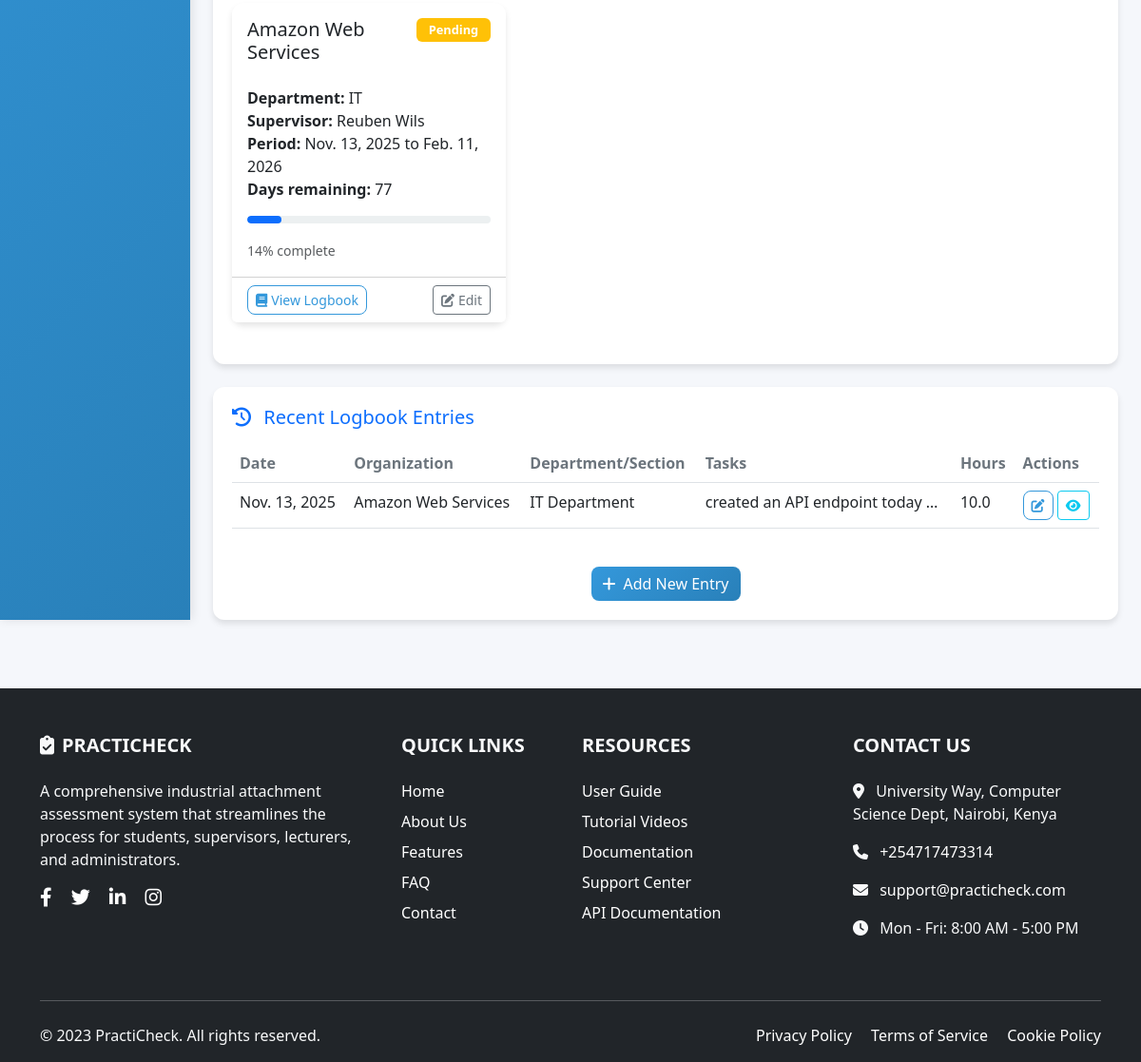
/attachments/ (signed in, lower part), run on an earlier commit of the app's database.
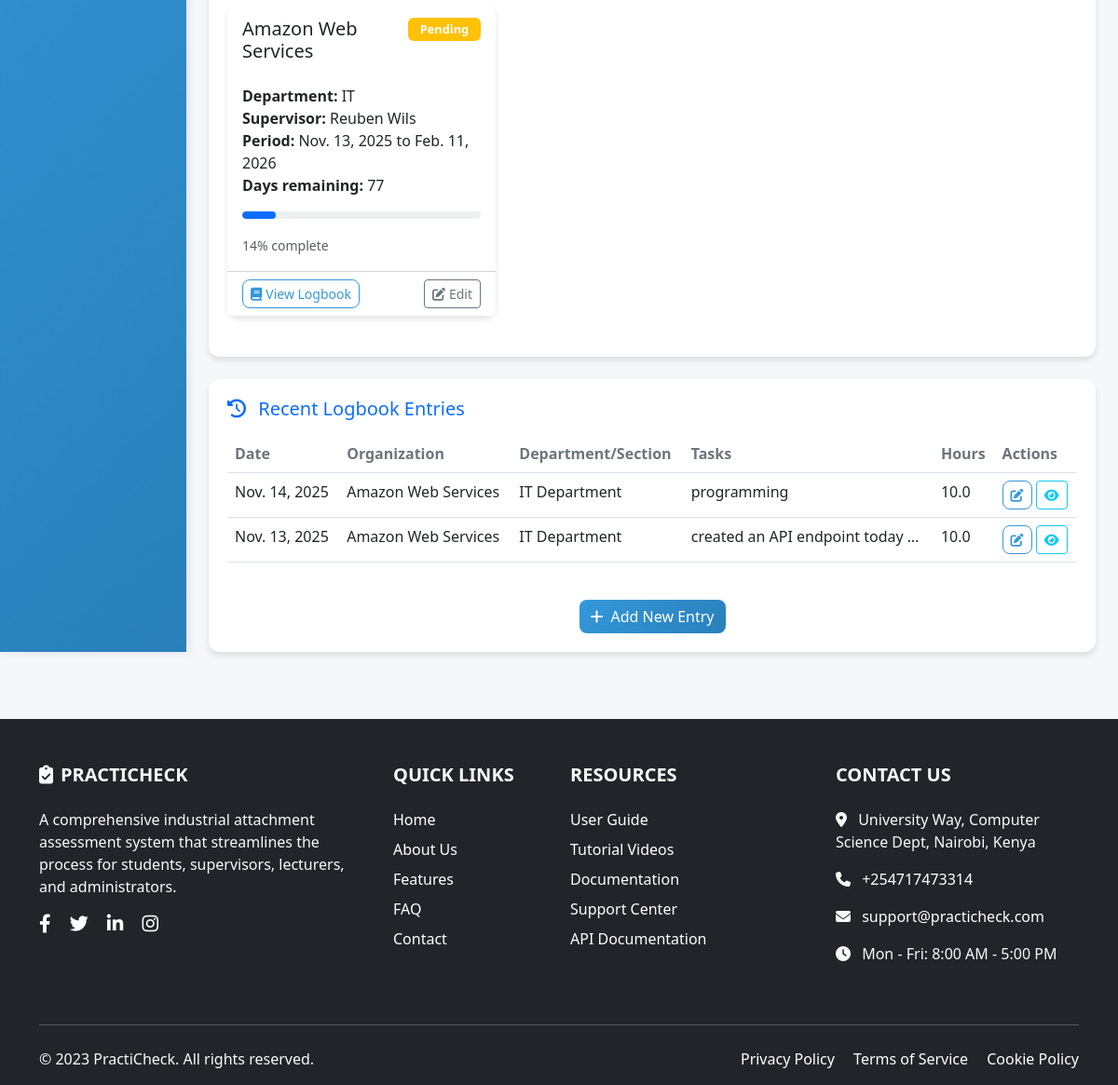
And on a later commit of the database.
### attachments/models.py (models this page shows, shortened)
class Attachment(models.Model):
    student = models.ForeignKey(User, on_delete=models.CASCADE, related_name='attachments')
    industry = models.ForeignKey(Industry, on_delete=models.SET_NULL, null=True, blank=True)
    organization = models.CharField(max_length=200)
    department = models.CharField(max_length=100, blank=True)
    supervisor_name = models.CharField(max_length=100)
    supervisor_email = models.EmailField(blank=True)
    supervisor_phone = models.CharField(max_length=15, blank=True)
    start_date = models.DateField()
    end_date = models.DateField()
    report = models.FileField(upload_to="reports/", blank=True, null=True)
    status = models.CharField(max_length=20, choices=(
        ('pending', 'Pending Approval'),
        ('approved', 'Approved'),
        ('ongoing', 'Ongoing'),
        ('completed', 'Completed'),
        ('cancelled', 'Cancelled'),
    ), default='pending')
    created_at = models.DateTimeField(auto_now_add=True)
    updated_at = models.DateTimeField(auto_now=True)
    class Meta:
        constraints = [
            models.UniqueConstraint(fields=['student'], name='unique_student_attachment')
        ]
    @property
    def is_active(self):
        if not self.start_date or not self.end_date:
            return False
        today = timezone.now().date()
        return self.start_date <= today <= self.end_date and self.status in ['approved', 'ongoing']
    @property
    def days_completed(self):
        if not self.start_date or not self.end_date:
            return 0
        today = timezone.now().date()
        if today < self.start_date:
            return 0
        elif today > self.end_date:
            return (self.end_date - self.start_date).days
        else:
            return (today - self.start_date).days
    @property
    def total_days(self):
        if not self.start_date or not self.end_date:
            return 0
        return (self.end_date - self.start_date).days
    @property
    def days_remaining(self):
        if not self.start_date or not self.end_date:
            return 0
        today = timezone.now().date()
        if today < self.start_date:
            return (self.end_date - self.start_date).days
        elif today > self.end_date:
            return 0
        else:
            return (self.end_date - today).days

class LogbookEntry(models.Model):
    attachment = models.ForeignKey(Attachment, on_delete=models.CASCADE, related_name='logbook_entries')
    entry_date = models.DateField()
    department_section = models.CharField(max_length=100, help_text="Department or section where you worked today")
    tasks = models.TextField(help_text="Tasks you worked on today")
    skills_learned = models.TextField(help_text="New skills or knowledge gained")
    achievements = models.TextField(blank=True, help_text="Notable achievements or accomplishments")
    challenges = models.TextField(blank=True, help_text="Challenges faced and how you addressed them")
    hours_worked = models.DecimalField(max_digits=4, decimal_places=1, validators=[MinValueValidator(0.5), MaxValueValidator(24)])
    supervisor_comments = models.TextField(blank=True)
    edit_count = models.IntegerField(default=0, validators=[MaxValueValidator(2)])
    created_at = models.DateTimeField(auto_now_add=True)
    updated_at = models.DateTimeField(auto_now=True)
    class Meta:
        ordering = ['-entry_date']
        unique_together = ['attachment', 'entry_date']
    def can_edit(self):
        return self.edit_count < 2

### attachments/views.py (the view)
# urls.py: path('', views.dashboard, name='dashboard'),
@login_required
def dashboard(request):
    attachments = Attachment.objects.filter(student=request.user)
    recent_entries = LogbookEntry.objects.filter(attachment__student=request.user).order_by('-entry_date')[:5]
    context = {
        'attachments': attachments,
        'recent_entries': recent_entries,
        "today": timezone.now().date(),
    }
    return render(request, 'attachments/dashboard.html', context)

### accounts/context_processors.py (called while the page is built)
def user_type(request):
    return {
        'user_type': request.user.user_type if request.user.is_authenticated else None,
        'user_type_display': request.user.get_user_type_display() if request.user.is_authenticated else None,
    }

### accounts/models.py (called while the page is built)
    def get_user_type_display(self):
        return dict(self.USER_TYPE_CHOICES).get(self.user_type, "Unknown")

### attachments/templates/attachments/dashboard.html (shortened to what the changed rows need)
{% extends 'base_student.html' %}
{% load static %}
{% block extra_css %}
<link rel="stylesheet" href="{% static 'css/dashboard.css' %}">
{% endblock %}
{% block content %}
<div class="container-fluid py-4">
    <div class="row">
        <main class="col-lg-10 col-md-9 ms-sm-auto px-md-4">
            <div class="row mb-4">
                <div class="col-12">
                    <div class="metric-card">
                        <div class="card-body p-0">
                            {% if attachments %}
                                <div class="row">
                                    {% for attachment in attachments %}
                                    <div class="col-lg-6 col-xl-4 mb-4">
                                        <div class="card attachment-card h-100">
                                            <div class="card-body">
                                                <div class="d-flex justify-content-between align-items-start mb-3">
                                                    <h5 class="card-title">{{ attachment.organization }}</h5>
                                                    {% if attachment.end_date and attachment.end_date < today %}
                                                        <span class="status-badge badge bg-success">Completed</span>
                                                    {% else %}
                                                        <span class="status-badge badge bg-{% if attachment.status == 'approved' %}success{% elif attachment.status == 'pending' %}warning{% elif attachment.status == 'ongoing' %}info{% else %}secondary{% endif %}">
                                                            {{ attachment.status|title }}
                                                        </span>
                                                    {% endif %}
                                                </div>
                                                <p class="card-text">
                                                    <strong>Department:</strong> {{ attachment.department|default:"Not specified" }}<br>
                                                    <strong>Supervisor:</strong> {{ attachment.supervisor_name }}<br>
                                                    <strong>Period:</strong> {{ attachment.start_date }} to {{ attachment.end_date }}<br>
                                                    <strong>Days remaining:</strong> {{ attachment.days_remaining }}
                                                </p>
                                                <div class="progress mb-3" style="height: 8px;">
                                                    {% widthratio attachment.days_completed attachment.total_days 100 as progress %}
                                                    <div class="progress-bar
                                                        {% if attachment.end_date and attachment.end_date < today %} bg-success {% endif %}"
                                                        role="progressbar"
                                                        style="width: {{ progress }}%;"
                                                        aria-valuenow="{{ progress }}"
                                                        aria-valuemin="0"
                                                        aria-valuemax="100"></div>
                                                </div>
                                                <small class="text-muted">
                                                    {% if attachment.end_date and attachment.end_date < today %}
                                                        100% complete
                                                    {% else %}
                                                        {{ progress }}% complete
                                                    {% endif %}
                                                </small>
                                            </div>
                                            <div class="card-footer bg-white">
                                                <div class="d-flex justify-content-between">
                                                    <a href="{% url 'attachments:logbook' attachment_id=attachment.id %}"
                                                       class="btn btn-sm btn-outline-primary">
                                                        <i class="fas fa-book me-1"></i>View Logbook
                                                    </a>
                                                    {% if attachment.status == 'pending' or attachment.status == 'approved' %}
                                                    <a href="{% url 'attachments:edit_attachment' attachment_id=attachment.id %}"
                                                       class="btn btn-sm btn-outline-secondary">
                                                        <i class="fas fa-edit me-1"></i>Edit
                                                    </a>
                                                    {% endif %}
                                                </div>
                                            </div>
                                        </div>
                                    </div>
                                    {% endfor %}
                                </div>
                            {% endif %}
                        </div>
                    </div>
                </div>
            </div>
            {% if recent_entries %}
            <div class="row">
                <div class="col-12">
                    <div class="metric-card">
                        <div class="card-body p-0">
                            <div class="table-responsive">
                                <table class="table table-hover">
                                    <thead>
                                        <tr>
                                            <th>Date</th>
                                            <th>Organization</th>
                                            <th>Department/Section</th>
                                            <th>Tasks</th>
                                            <th>Hours</th>
                                            <th>Actions</th>
                                        </tr>
                                    </thead>
                                    <tbody>
                                        {% for entry in recent_entries %}
                                        <tr>
                                            <td>{{ entry.entry_date }}</td>
                                            <td>{{ entry.attachment.organization }}</td>
                                            <td>{{ entry.department_section }}</td>
                                            <td>{{ entry.tasks|truncatewords:5 }}</td>
                                            <td>{{ entry.hours_worked }}</td>
                                            <td>
                                                <a href="{% url 'attachments:edit_logbook_entry' entry_id=entry.id %}"
                                                   class="btn btn-sm btn-outline-primary {% if not entry.can_edit %}disabled{% endif %}"
                                                   {% if not entry.can_edit %}title="Maximum edits reached"{% endif %}>
                                                    <i class="fas fa-edit"></i>
                                                </a>
                                                <a href="{% url 'attachments:logbook' attachment_id=entry.attachment.id %}" class="btn btn-sm btn-outline-info">
                                                    <i class="fas fa-eye"></i>
                                                </a>
                                            </td>
                                        </tr>
                                        {% endfor %}
                                    </tbody>
                                </table>
                            </div>
                        </div>
                    </div>
                </div>
            </div>
            {% endif %}
        </main>
    </div>
</div>
{% endblock %}

What changed in the data, as far as the page shows it:
added LogbookEntry: entry_date "Nov. 14, 2025", attachment.organization "Amazon Web Services", department_section "IT Department", tasks "programming", hours_worked "10.0"
